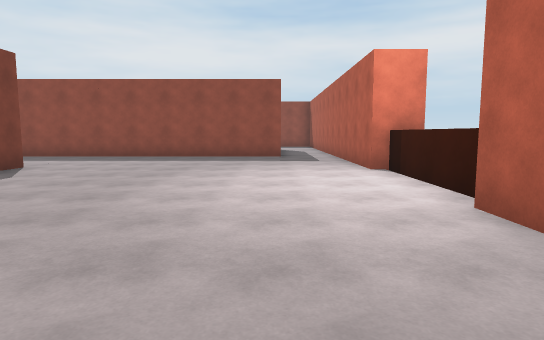
view 1 (above)

18 first-person views from a walk through a scene from a Unity 3-D project. The camera is 1.4 m above the floor, tilts 6° down and sees 75° across. The floor is counted in squares, 2 m on a side. Each view is taken from the middle of a square. On the plan, view 1 faces up. The plan holds only what a view shows up to about 11 squares ahead; the rest is blank. The place goes on beyond the plan. The player character is not drawn.

view 2
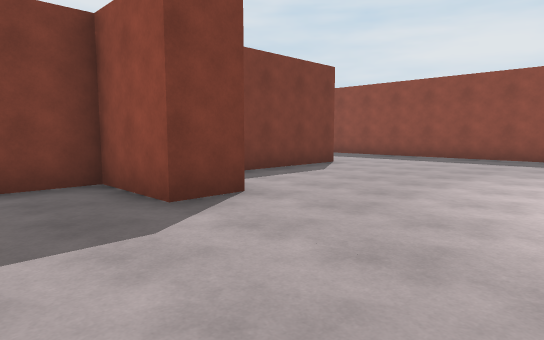

view 3
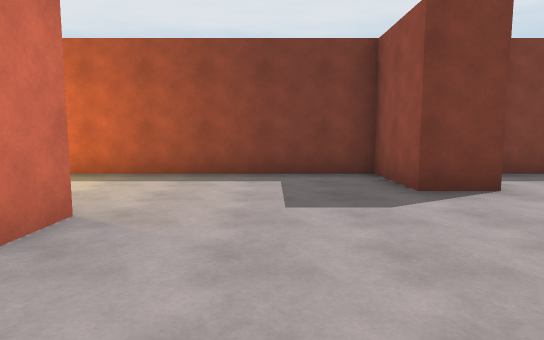

view 4
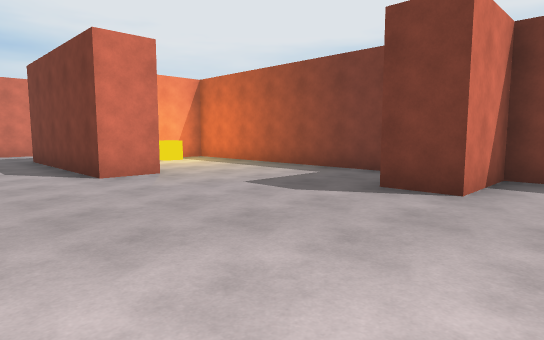

view 5
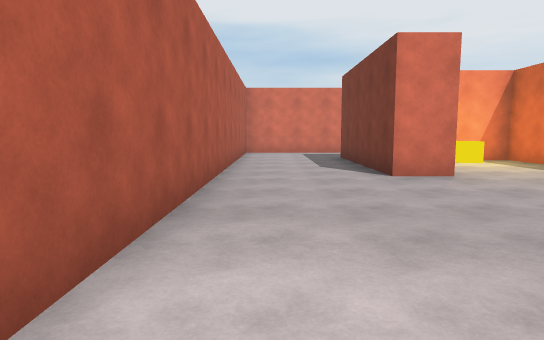

view 6
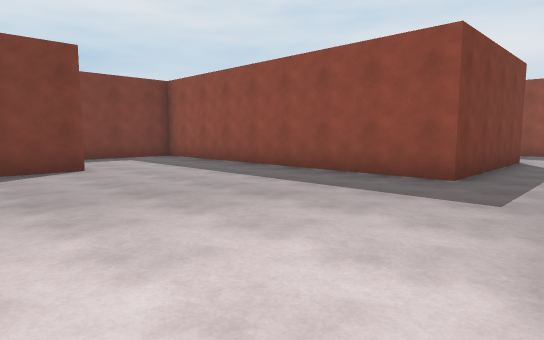

view 7
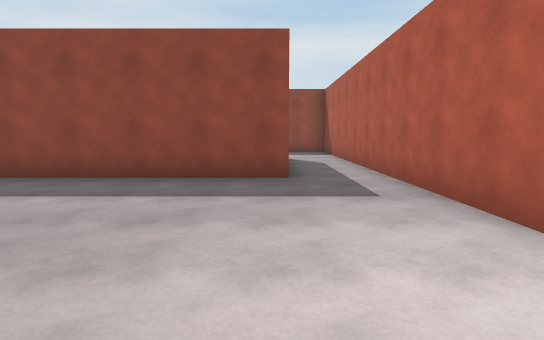

view 8
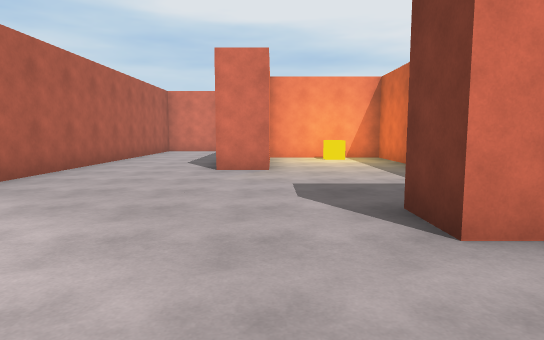

view 9
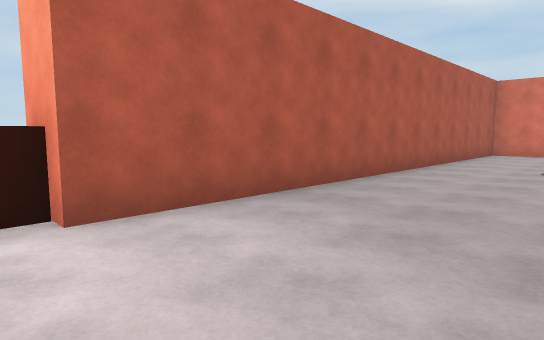

view 10
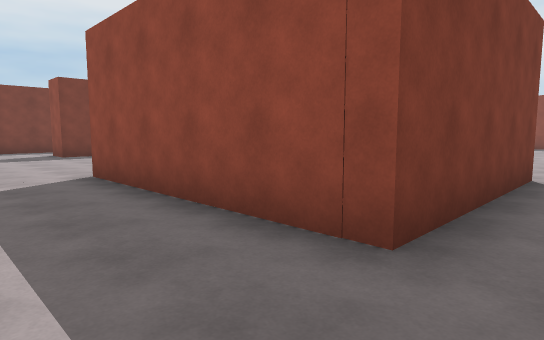

view 11
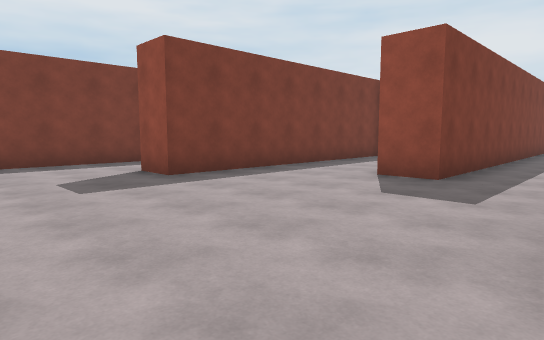

view 12
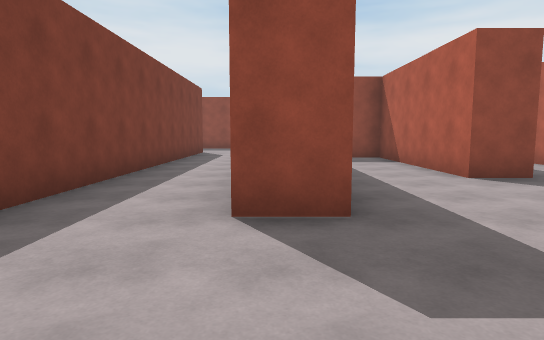

view 13
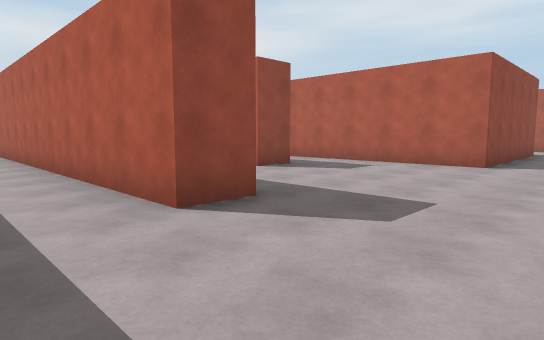

view 14
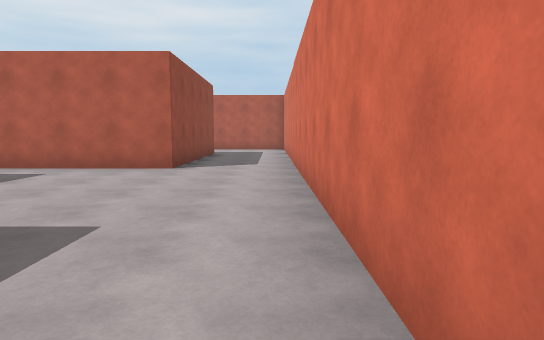

view 15
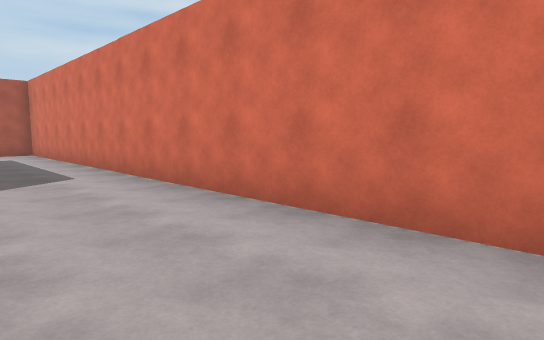

view 16
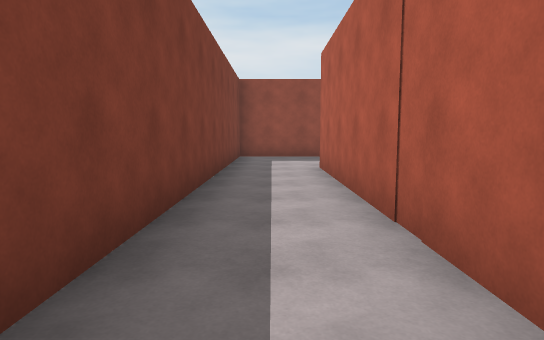

view 17
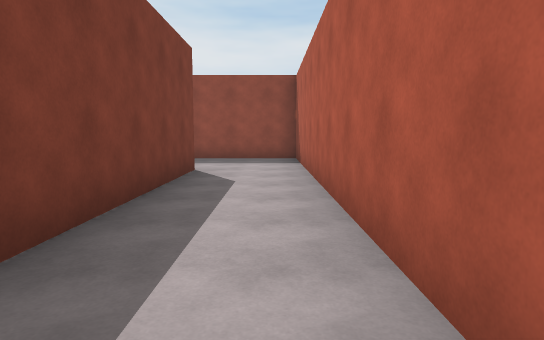

view 18
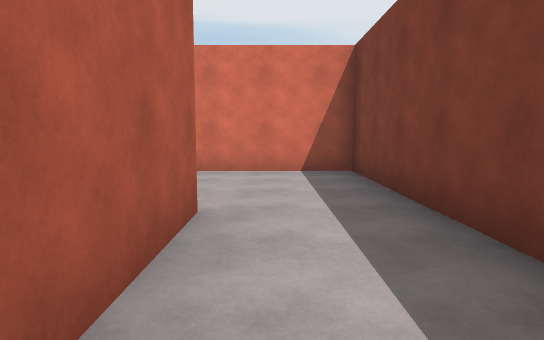

### Floor plan
Points are (right, up) in squares from view 1. A wall is a line through its corners. A room is listed if a view was taken in it or the views show most of it. See-through windows are left out.
Room 1 (views 1, 2, 3, 4, 5, 6, 7, 8, 9)
walls: (-5, 7.2) (-5, 2.8) (-3.2, 2.8) (-3.2, 1.8) (-5, 1.8) (-5, -5) (-1.9, -5); (2.2, 3.9) (2.2, 6.9); (3, 6.8) (1.9, 6.8) (1.9, 14.5); (1.9, -0.4) (1.9, 3.3) (3, 3.3); (-2, -1.7) (-0.9, -1.7); (0.3, 14.5) (0.3, 10.5) (-7.9, 10.5) (-7.9, 7.5)
ways out: opening at (-7, 7) to room 2; opening at (0.5, -1.5) to room 2
objects: cube (-4, -4)
Room 2 (views 10, 11, 12, 13, 14, 15, 16, 17, 18)
walls: (-11.3, 2) (-11.3, -5.1) (-12.3, -5.1) (-12.3, 5.6); (-0.9, -1.7) (-0.9, -6) (-6, -6) (-6, 7.2); (-14.5, 4.8) (-14.5, -8.5) (1.9, -8.5) (1.9, -0.4); (-7.9, 7.5) (-7.9, -2.5) (-8.9, -2.5) (-8.9, 2) (-9.8, 2)
ways out: opening at (-7, 7) to room 1; opening at (0.5, -1.5) to room 1; opening at (-13.5, 4.5)

Where each view was taken, in squares from view 1:
view 1: 0 up, 0 right, facing up
view 2: 0 up, 0 right, facing up-left
view 3: 0 up, 1 right, facing left
view 4: 4 up, 1 right, facing down-left
view 5: 4 up, 1 right, facing down
view 6: 5 up, 2 right, facing up-left
view 7: 5 up, 0 right, facing up
view 8: 5 up, 2 left, facing down
view 9: 4 up, 1 left, facing down-right
view 10: 8 down, 0 right, facing up-left
view 11: 8 down, 6 left, facing up-left
view 12: 8 down, 12 left, facing up
view 13: 8 down, 14 left, facing up-right
view 14: 8 down, 13 left, facing right
view 15: 6 down, 11 left, facing down-right
view 16: 0 up, 7 left, facing up
view 17: 2 down, 13 left, facing up
view 18: 2 down, 13 left, facing down
